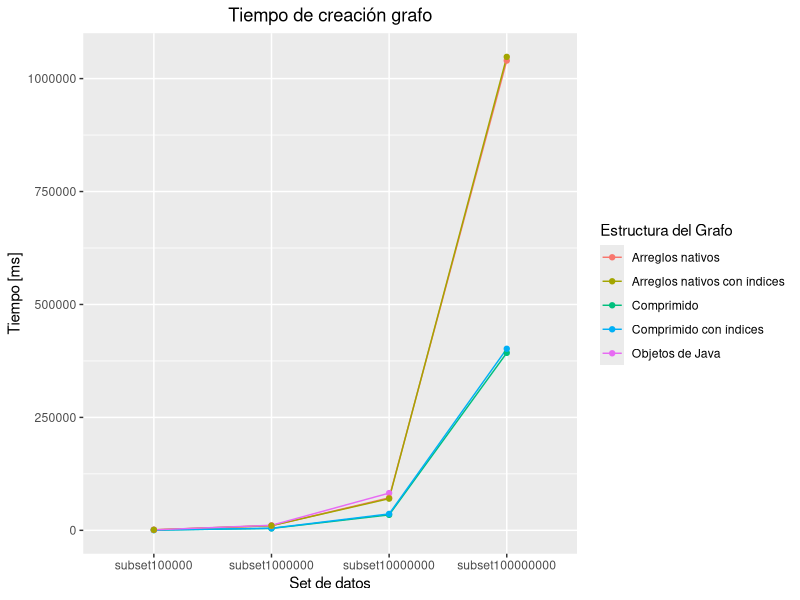
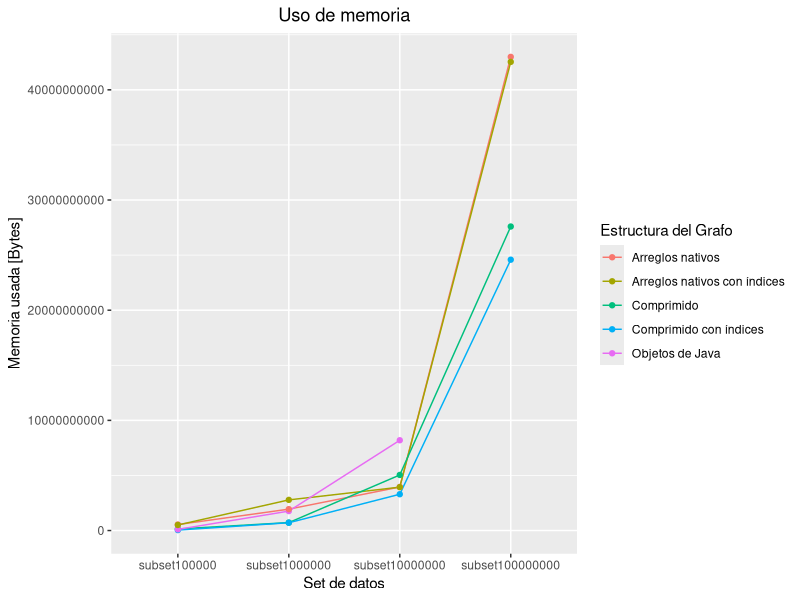
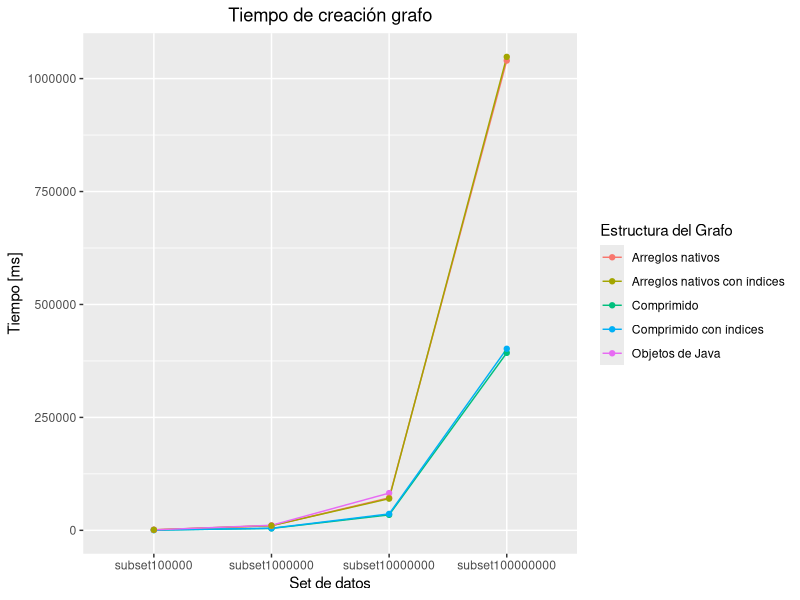
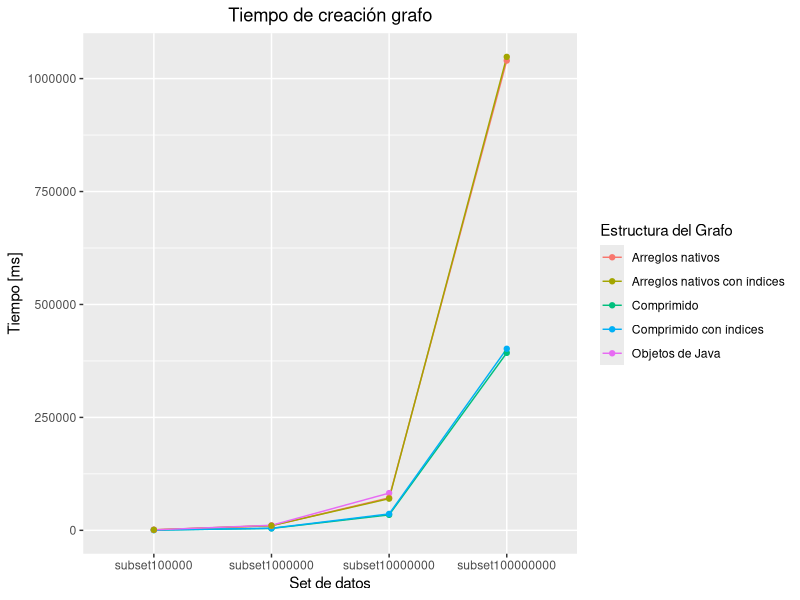
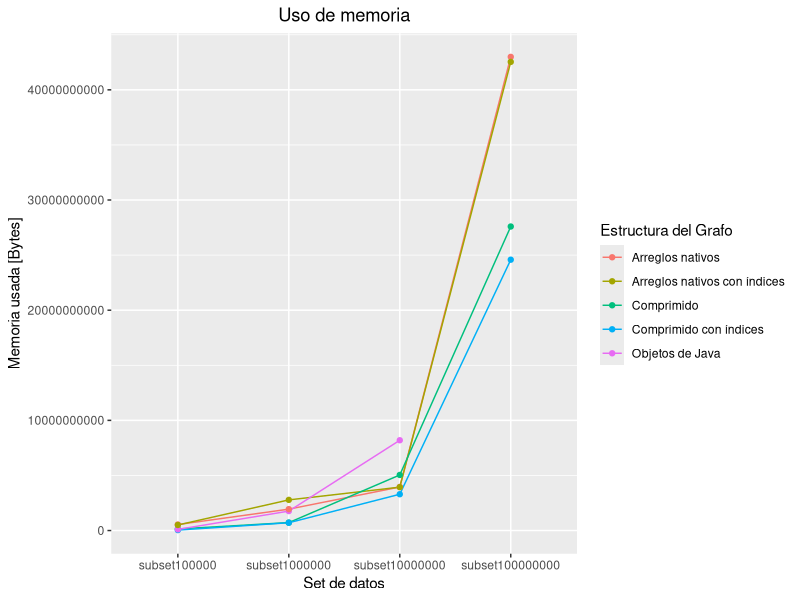
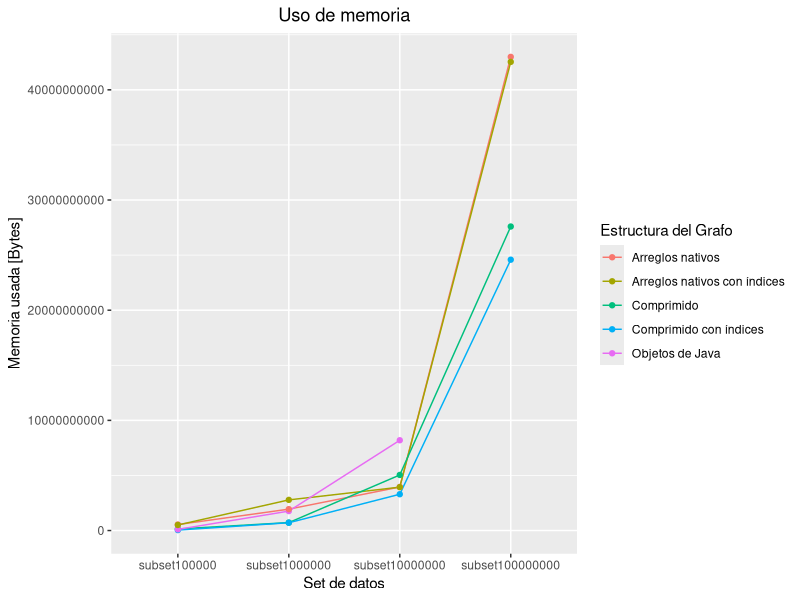

Write the R code that produced these figures, in order.
## ---- chunk 1
library(ggplot2)
## ---- chunk 2
dataCreacion <- read.csv("datos/sizeNano.csv", sep = ";")
## ---- chunk 3
options(scipen = 999)
dataCreacion$Estructura[dataCreacion$Estructura == "graphGt"] <- "Objetos de Java"
dataCreacion$Estructura[dataCreacion$Estructura == "graphComp"] <- "Comprimido con índices"
dataCreacion$Estructura[dataCreacion$Estructura == "graphCompDense"] <- "Comprimido"
dataCreacion$Estructura[dataCreacion$Estructura == "graphNativeFull"] <- "Arreglos nativos con índices"
dataCreacion$Estructura[dataCreacion$Estructura == "graphNativeFullDense"] <- "Arreglos nativos"

dataCreacion = dataCreacion[dataCreacion$Estructura !='graphNative',]
## ---- chunk 4
ggplot(dataCreacion, aes(x=SetDatos, y=TiempoCreacion, color=Estructura,group=Estructura)) + # fill=Estructura

  geom_line(size=0.5) + geom_point() +

  labs(title= "Tiempo de creación grafo",
       color = "Estructura del Grafo",
       y = "Tiempo [ms]",
       x = "Set de datos") +

  theme(plot.title = element_text(hjust = 0.5))# +
  #scale_y_continuous(trans='log2', breaks = c(1,10,100,1000,10000,100000, 1000000, 10000000, 100000000, 1000000000, 10000000000, 100000000000, 1000000000000))
# c(1000, 1000000, 1000000000)

ggsave(plot = last_plot(), filename = "export/4_TiempoCreacion.png", width=8, height=5, dpi=300)
ggsave(plot = last_plot(), filename = "export/4_TiempoCreacion.pdf", width=8, height=5, dpi=300)
# width=4, height=4, dpi=300
## ---- chunk 5
ggplot(dataCreacion, aes(x=SetDatos, y=UsoMemoria, color=Estructura, group=Estructura)) + # fill=Estructura

  geom_line() + geom_point() +

  labs(title= "Uso de memoria",
       color = "Estructura del Grafo",
       y = "Memoria usada [Bytes]",
       x = "Set de datos") +

  theme(plot.title = element_text(hjust = 0.5))
  #scale_y_continuous(trans='log2')#, breaks = c(1,10,100,1000,10000,100000, 1000000, 10000000, 100000000, 1000000000, 10000000000, 100000000000, 1000000000000))
# c(1000, 1000000, 1000000000)

ggsave(plot = last_plot(), filename = "export/4_UsoMemoria.png", width=8, height=5, dpi=300)
ggsave(plot = last_plot(), filename = "export/4_UsoMemoria.pdf", width=8, height=5, dpi=300)
# width=4, height=4, dpi=300
